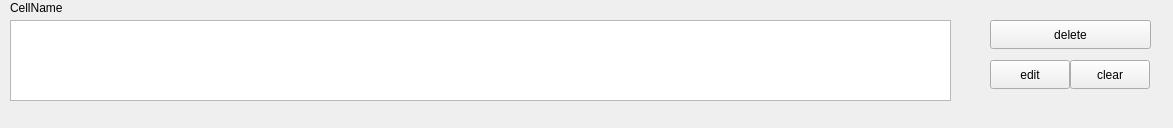
<?xml version="1.0" encoding="UTF-8"?>
<ui version="4.0">
 <class>NewCell</class>
 <widget class="QWidget" name="NewCell">
  <property name="geometry">
   <rect>
    <x>0</x>
    <y>0</y>
    <width>1173</width>
    <height>128</height>
   </rect>
  </property>
  <property name="windowTitle">
   <string>Form</string>
  </property>
  <widget class="QPushButton" name="deleteButton">
   <property name="geometry">
    <rect>
     <x>990</x>
     <y>20</y>
     <width>161</width>
     <height>29</height>
    </rect>
   </property>
   <property name="text">
    <string>delete</string>
   </property>
  </widget>
  <widget class="QTextEdit" name="textEdit">
   <property name="geometry">
    <rect>
     <x>10</x>
     <y>20</y>
     <width>941</width>
     <height>81</height>
    </rect>
   </property>
  </widget>
  <widget class="QLabel" name="cellLabel">
   <property name="geometry">
    <rect>
     <x>10</x>
     <y>0</y>
     <width>65</width>
     <height>16</height>
    </rect>
   </property>
   <property name="text">
    <string>CellName</string>
   </property>
  </widget>
  <widget class="QPushButton" name="editLabelButton">
   <property name="geometry">
    <rect>
     <x>990</x>
     <y>60</y>
     <width>80</width>
     <height>29</height>
    </rect>
   </property>
   <property name="text">
    <string>edit</string>
   </property>
  </widget>
  <widget class="QPushButton" name="clearButton">
   <property name="geometry">
    <rect>
     <x>1070</x>
     <y>60</y>
     <width>80</width>
     <height>29</height>
    </rect>
   </property>
   <property name="text">
    <string>clear</string>
   </property>
  </widget>
 </widget>
 <resources/>
 <connections/>
</ui>
